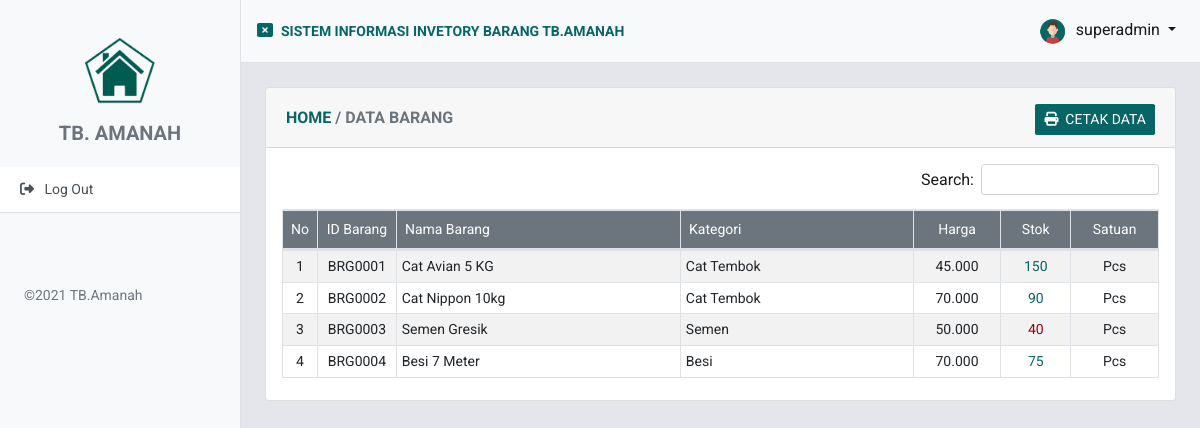
The app's page /datastokbarang.php (signed in) with its own data.
### tables this page shows
CREATE TABLE `tb_barang` (
  `id_barang` varchar(15) NOT NULL,
  `nama_barang` varchar(255) DEFAULT NULL,
  `id_supplier` varchar(15) DEFAULT NULL,
  `id_kategori` varchar(15) DEFAULT NULL,
  `satuan` varchar(250) DEFAULT NULL,
  `harga` int(50) DEFAULT NULL,
  `stok` int(11) DEFAULT NULL,
  PRIMARY KEY (`id_barang`)
);

CREATE TABLE `tb_kategori` (
  `id_kategori` varchar(15) NOT NULL,
  `nama_kategori` varchar(255) NOT NULL,
  PRIMARY KEY (`id_kategori`)
);

### datastokbarang.php (the view, shortened to what this page needs)
<!DOCTYPE html>
<html lang="en">
    <?php include 'komponen/header.php'; ?>
    <body>
        <div class="d-flex" id="wrapper" >
         <?php include 'komponen/sidebar.php'; ?>
         <div id="page-content-wrapper">
         <?php include 'komponen/navbar.php'; ?>
<div class="card m-4">
<div class="card-header">
    <div class="row">
        <div class="col-sm-6 mt-1">
        <h6 class="mt-1"> <a href="index.php" class="text-success"><b>HOME </b></a><b  class="text-secondary"> / DATA BARANG</b></h6>
        </div>
        <div class="col-sm-6 text-right mt-1 ">
        <a href="laporanstokbarang.php"  class="btn btn-success btn-sm pl-2 pr-2"><i class="fa fa-print"></i>&nbsp;  CETAK DATA </a>
       </div>
    </div>
  </div>
  <div class="card-body p-3">
       <div class="table-responsive">
  <table class="table table-sm table-hover table-striped table-bordered" id="dataTable" style="font-size:14px"  width="100%">
  <thead>
    <tr class="bg-secondary text-white">
      <td width="3%" class="text-center p-2">No</td>
      <td width="9%" class="text-center p-2">ID Barang</td>
      <td width="33%" class=" p-2">Nama Barang</td>
      <td width="27%" class=" p-2">Kategori</td>
      <td width="10%" class="text-center p-2">Harga</td>
      <td width="8%" class="text-center p-2">Stok</td>
      <td width="10%" class="text-center p-2">Satuan</td>
    </tr>
  </thead>
  <tbody>
  <?php
        $no = 1;
        include 'koneksi.php';
        $query = mysqli_query($conn, "SELECT * FROM tb_barang a JOIN tb_supplier b ON a.id_supplier = b.id_supplier JOIN tb_kategori c ON a.id_kategori = c.id_kategori ORDER BY a.id_barang ASC");
        while ($data = mysqli_fetch_assoc($query)) {
            $id     = $data['id_barang'];
            $nm     = $data['nama_barang'];
            $kat    = $data['nama_kategori'];
            $sat    = $data['satuan'];
            $harga  = $data['harga'];
            $harga1 = number_format($harga, 0, ',', '.');
            $stok   = $data['stok'];
            ?>
            <tr>
            <td class="text-center"><?= $no++; ?></td>
            <td class="text-center"><?= $id ?></td>
            <td><?= $nm ?></td>
            <td><?= $kat ?></td>
            <td class="text-center"><?= $harga1 ?></td>
            <td class=" text-center">
                <?php if($stok < 50 ){
                    echo "<span class='text-danger '>". $stok . "</span>";
                } else {
                    echo "<span class='text-success'>". $stok . "</span>";
                }
                ?>
        </td>
        <td class="text-center"><?= $sat ?></td>
            </tr>
        <?php } ?>
  </tbody>
</table>
</div>
  </div>
</div>
  <?php include 'komponen/footer.php'; ?>

### styles/main59.css (style rules this page uses)
body { background-color: #E4E6EB; font-family: 'Assistant', sans-serif; color: #191919; }

### komponen/header.php (style rules this page uses)
body { font-family: 'Roboto', sans-serif; }
.btn { border-radius:4%; }

### records on screen
tb_barang: id_barang "BRG0001", nama_barang "Cat Avian 5 KG", id_kategori.nama_kategori "Cat Tembok", harga "45.000", stok "150", satuan "Pcs"
tb_barang: id_barang "BRG0002", nama_barang "Cat Nippon 10kg", id_kategori.nama_kategori "Cat Tembok", harga "70.000", stok "90", satuan "Pcs"
tb_barang: id_barang "BRG0003", nama_barang "Semen Gresik", id_kategori.nama_kategori "Semen", harga "50.000", stok "40", satuan "Pcs"
tb_barang: id_barang "BRG0004", nama_barang "Besi 7 Meter", id_kategori.nama_kategori "Besi", harga "70.000", stok "75", satuan "Pcs"

### other values on screen
$sesen_username "superadmin"
